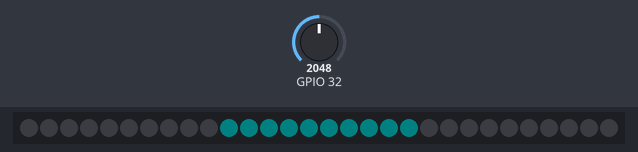
Bench run of a sketch on a simulated ESP32. On the bench: 30 RGB LEDs in strip order, left to right. Inputs (shaded band) come from the test bench; at power-on: GPIO 32 = 2048. Dim RGB values are drawn brighter than linear; what the sketch prints to the serial monitor is not drawn.

Above: at 1.2 s.
1.3 s: GPIO 32 set to 2152
At 1.9 s:
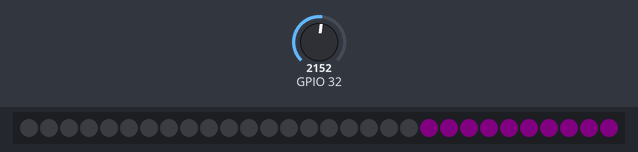
2.8 s: GPIO 32 set to 1860
At 3.6 s:
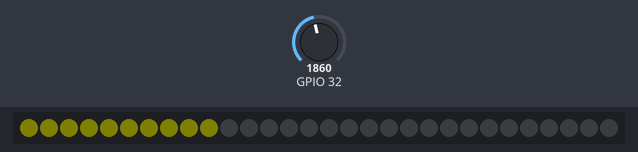
8.8 s: GPIO 32 set to 957
11.8 s: GPIO 32 set to 1031
Timing chart, 0 to 13.4 s (numbered marks = the images above; inputs shaded):
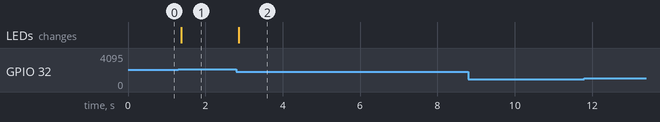

The sketch:

sound_reactive_led.ino
```cpp
#include "Freenove_WS2812_Lib_for_ESP32.h"
#define LEDS_COUNT 30 // The number of led
#define LEDS_PIN 2 // define the pin connected to the Freenove 8 led strip
#define CHANNEL 0 // RMT channel
Freenove_ESP32_WS2812 strip = Freenove_ESP32_WS2812(LEDS_COUNT, LEDS_PIN, CHANNEL, TYPE_GRB);
u8 m_color[5][3] = { {255, 0, 0}, {0, 255, 0}, {0, 0, 255}, {255, 255, 255}, {0, 0, 0} };
//set the color values to be used, as red, green, blue, white, and black.

int delayval = 5;

int MicVolume = 0;

int HighestVol = 3000;

void setup() {
  strip.begin();
  strip.setBrightness(5);
  // initialize serial communication at 9600 bits per second:
  Serial.begin(9600);
}

void loop() {
  MicVolume = (analogRead(32));
  Serial.println(MicVolume);

  if (MicVolume <= 1900){
    for (int i = 0; i < LEDS_COUNT+1; i++){
      strip.setLedColor(i, 0, 0, 0);
    }
      for (int i = 0; i < (LEDS_COUNT/3); i++) {
        strip.setLedColor(i, 255,255,0);
        strip.setBrightness(5);
        Serial.println("low");
        delay(0);
      }
      strip.show();
      delay(delayval);
  }
  else if (MicVolume > 1900 && MicVolume <= 2100){
    for (int i = 0; i < LEDS_COUNT+1; i++){
      strip.setLedColor(i, 0, 0, 0);
    }

      for (int i = (LEDS_COUNT/3); i < (LEDS_COUNT/3*2); i++) {
        strip.setLedColor(i, 0,255,255);
        strip.setBrightness(5);
        Serial.println("med");
        delay(0);
      }
      strip.show();
      delay(delayval);
  }
  else if (MicVolume > 2100){
    for (int i = 0; i < LEDS_COUNT+1; i++){
      strip.setLedColor(i, 0, 0, 0);
    }

      for (int i = (LEDS_COUNT/3*2); i < (LEDS_COUNT+1); i++) {
        strip.setLedColor(i,255,0,255);
        strip.setBrightness(5);
        Serial.println("high");
        delay(0);
      }
      strip.show();
      delay(delayval);
  }

}
```

Measured:
- the behaviour switches between 2100 and 2101 on GPIO 32 (found by bisection; images 0 and 1)
- after the input at 1.3 s, the LEDs: change after 0.07 s (image 1)
- after the input at 2.8 s, the LEDs: change after 0.06 s (image 2)
